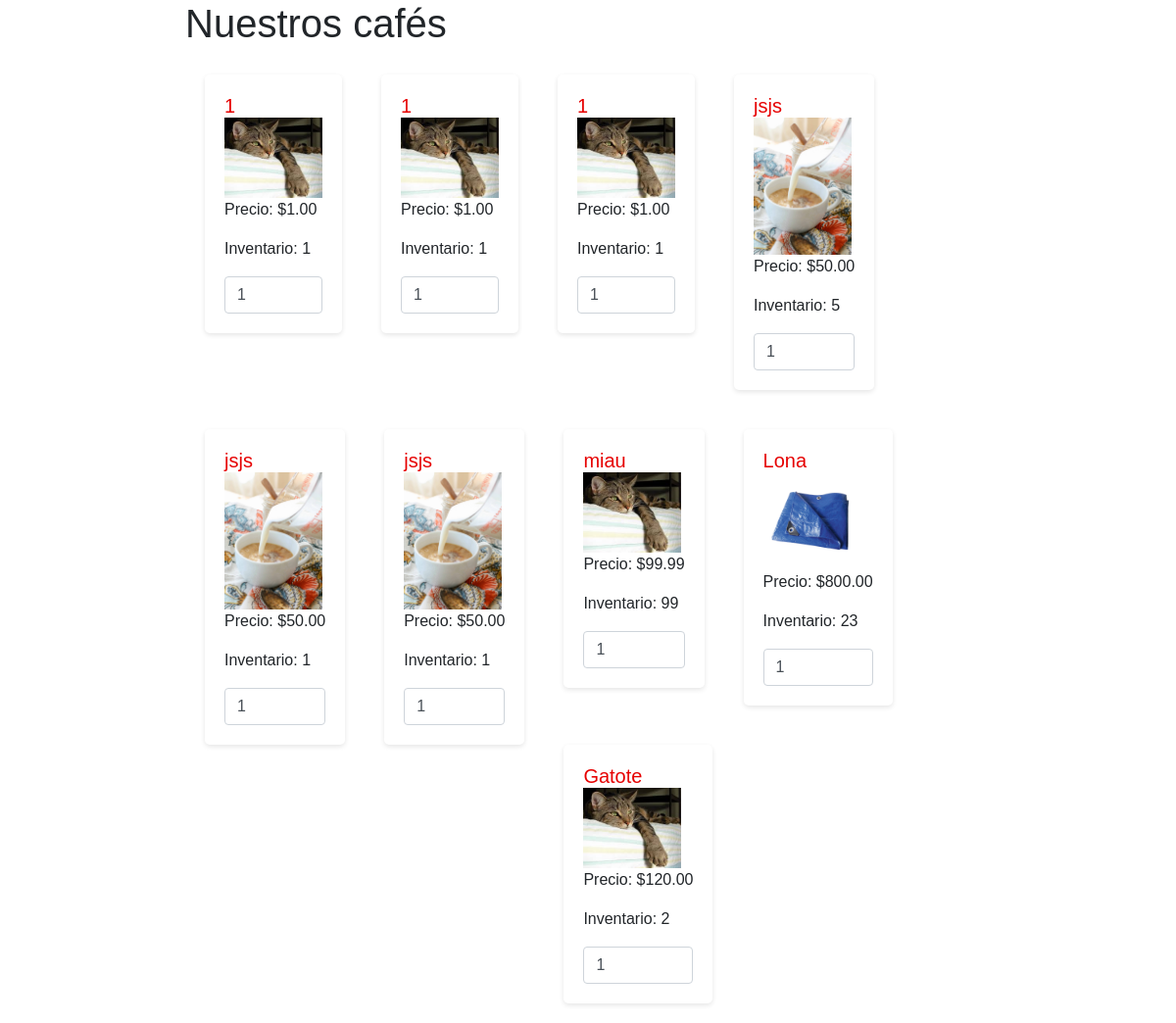
/catalogo.php, run on the app's committed database.
### tables this page shows
CREATE TABLE `Productos` (
  `producto_id` int(11) NOT NULL,
  `nombre` varchar(100) DEFAULT NULL,
  `precio` decimal(10,2) DEFAULT NULL,
  `stock` int(11) DEFAULT NULL,
  `sucursal_id` int(11) DEFAULT NULL,
  `estatus` varchar(20) DEFAULT NULL,
  `img` varchar(50) DEFAULT NULL,
  `fecha_caducidad` date DEFAULT NULL,
  `tipo` varchar(50) DEFAULT NULL,
  `peso` float DEFAULT NULL,
  `costo` float DEFAULT NULL,
  PRIMARY KEY (`producto_id`),
  KEY `sucursal_id` (`sucursal_id`),
  CONSTRAINT `Productos_ibfk_1` FOREIGN KEY (`sucursal_id`) REFERENCES `Sucursal` (`sucursal_id`)
);

### catalogo.php (the view, shortened to what this page needs)
<!DOCTYPE html>
<html>
<head>
  <link rel="stylesheet" href="https://maxcdn.bootstrapcdn.com/bootstrap/4.0.0/css/bootstrap.min.css">
</head>
<body>
  <?php
  $servername = "127.0.0.1";
  $username = "Maoui";
  $password = "maouicafe";
  $dbname = "BDMAOUI";
  $conn = new mysqli($servername, $username, $password, $dbname);
  $sql = "SELECT * FROM Productos";
  $result = $conn->query($sql);
  ?>
  <div class="container center-container">
    <h1>Nuestros cafés</h1>
    <?php
    if ($result && $result->num_rows > 0) {
      while ($row = $result->fetch_assoc()) {
        if ($row['estatus'] != 0) {
          echo '<form method="post" action="carrito.php">';
          echo '<div class="product-card">';
          echo '<h2>' . $row["nombre"] . '</h2>';
          echo '<img style="width: 100px; height: auto;" src="img/' . $row['img'] . '">';
          echo '<p>Precio: $' . $row["precio"] . '</p>';
          echo '<p>Inventario: ' . $row["stock"] . '</p>';
          echo '<input type="number" name="quantity" min="1" max="' . $row["stock"] . '" value="1" class="form-control">';
          echo '</div>';
          echo '</form>';
        }
      }
    } else {
      echo "No hay productos disponibles.";
    }
    ?>
  </div>
</body>
</html>

### catalogo.php (style rules this page uses)
body { font-family: Arial, sans-serif; background-color: #ffffff; margin: 0; padding: 0; }
.product-card { background-color: #ffffff; border-radius: 5px; box-shadow: 0 2px 5px rgba(0, 0, 0, 0.1); display: inline-block; margin: 20px; padding: 20px; float: left; }
.product-card h2 { color: #e60000; margin: 0; font-size: 20px; }
.center-container { margin-left: auto; margin-right: auto; width: 71%; }

### data on the page
productos: nombre "1", img (picture), precio "1.00", stock "1", quantity "1"
productos: nombre "1", img (picture), precio "1.00", stock "1", quantity "1"
productos: nombre "1", img (picture), precio "1.00", stock "1", quantity "1"
productos: nombre "jsjs", img (picture), precio "50.00", stock "5"
productos: nombre "jsjs", img (picture), precio "50.00", stock "1", quantity "1"
productos: nombre "jsjs", img (picture), precio "50.00", stock "1", quantity "1"
productos: nombre "miau", img (picture), precio "99.99", stock "99"
productos: nombre "Lona", img (picture), precio "800.00", stock "23"
productos: nombre "Gatote", img (picture), precio "120.00", stock "2"
